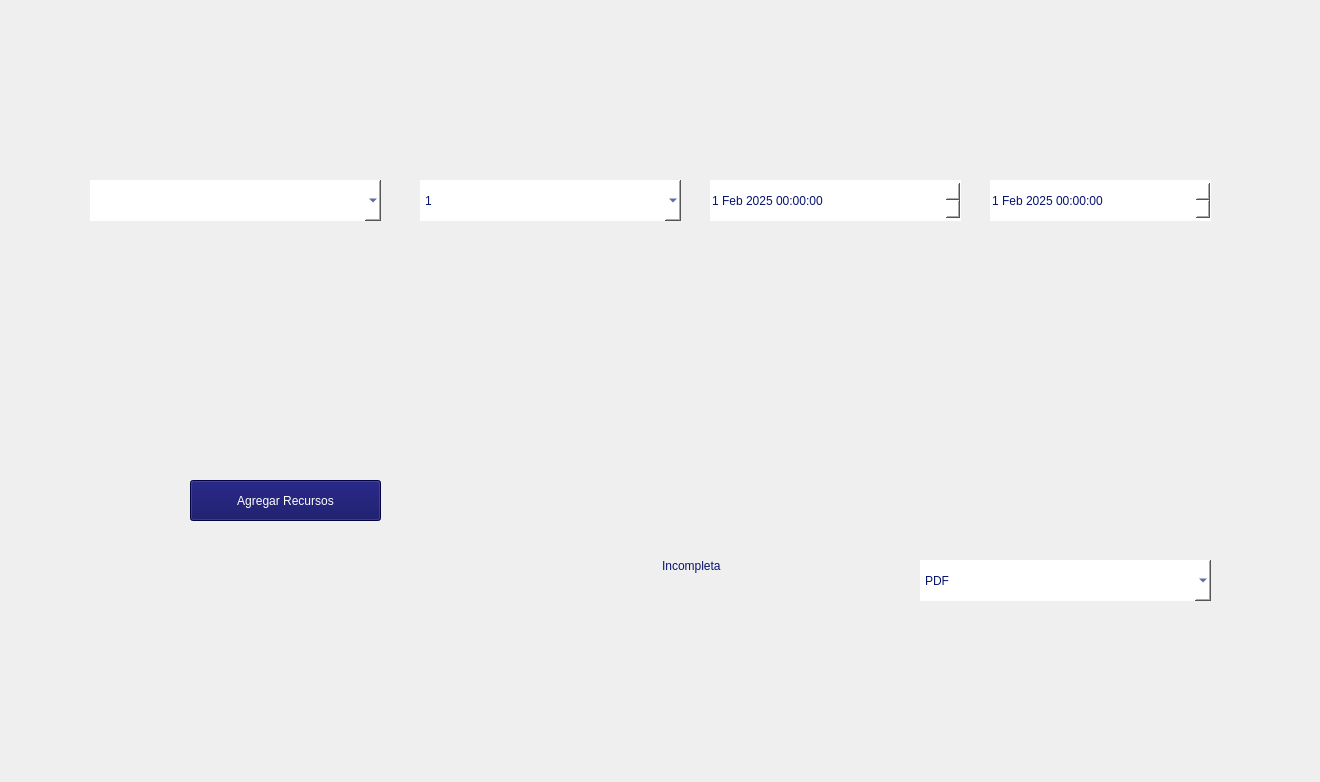
      <widget class="QWidget" name="page_13">
       <widget class="QLabel" name="label_12">
        <property name="geometry">
         <rect>
          <x>-4</x>
          <y>2</y>
          <width>1311</width>
          <height>771</height>
         </rect>
        </property>
        <property name="text">
         <string/>
        </property>
        <property name="pixmap">
         <pixmap resource="imagenes.qrc">:/Fondos/Tareas.png</pixmap>
        </property>
        <property name="scaledContents">
         <bool>true</bool>
        </property>
       </widget>
       <widget class="QLabel" name="tituloTareasMaestro">
        <property name="geometry">
         <rect>
          <x>0</x>
          <y>50</y>
          <width>1311</width>
          <height>71</height>
         </rect>
        </property>
        <property name="styleSheet">
         <string notr="true">color: rgb(8, 19, 110);
font: 87 24pt &quot;Segoe UI Black&quot;;</string>
        </property>
        <property name="text">
         <string/>
        </property>
        <property name="alignment">
         <set>Qt::AlignCenter</set>
        </property>
       </widget>
       <widget class="QComboBox" name="comboClasetarea">
        <property name="geometry">
         <rect>
          <x>90</x>
          <y>180</y>
          <width>291</width>
          <height>41</height>
         </rect>
        </property>
        <property name="styleSheet">
         <string notr="true">background: white;
font: 75 14pt &quot;Segoe UI&quot;;
border: none;
color: rgb(8, 19, 110);</string>
        </property>
       </widget>
       <widget class="QComboBox" name="comboPrioridad">
        <property name="geometry">
         <rect>
          <x>420</x>
          <y>180</y>
          <width>261</width>
          <height>41</height>
         </rect>
        </property>
        <property name="styleSheet">
         <string notr="true">background: white;
font: 75 14pt &quot;Segoe UI&quot;;
border: none;
color: rgb(8, 19, 110);</string>
        </property>
        <item>
         <property name="text">
          <string>1</string>
         </property>
        </item>
        <item>
         <property name="text">
          <string>2</string>
         </property>
        </item>
        <item>
         <property name="text">
          <string>3</string>
         </property>
        </item>
       </widget>
       <widget class="QDateTimeEdit" name="tiempoInicio">
        <property name="geometry">
         <rect>
          <x>710</x>
          <y>180</y>
          <width>251</width>
          <height>41</height>
         </rect>
        </property>
        <property name="styleSheet">
         <string notr="true">background: white;
font: 75 14pt &quot;Segoe UI&quot;;
border: none;
color: rgb(8, 19, 110);</string>
        </property>
        <property name="dateTime">
         <datetime>
          <hour>0</hour>
          <minute>0</minute>
          <second>0</second>
          <year>2025</year>
          <month>2</month>
          <day>1</day>
         </datetime>
        </property>
        <property name="minimumDateTime">
         <datetime>
          <hour>0</hour>
          <minute>0</minute>
          <second>0</second>
          <year>2025</year>
          <month>1</month>
          <day>1</day>
         </datetime>
        </property>
       </widget>
       <widget class="QDateTimeEdit" name="tiempoFinalizacion">
        <property name="geometry">
         <rect>
          <x>990</x>
          <y>180</y>
          <width>221</width>
          <height>41</height>
         </rect>
        </property>
        <property name="styleSheet">
         <string notr="true">background: white;
font: 75 14pt &quot;Segoe UI&quot;;
border: none;
color: rgb(8, 19, 110);</string>
        </property>
        <property name="dateTime">
         <datetime>
          <hour>0</hour>
          <minute>0</minute>
          <second>0</second>
          <year>2025</year>
          <month>2</month>
          <day>1</day>
         </datetime>
        </property>
        <property name="minimumDateTime">
         <datetime>
          <hour>0</hour>
          <minute>0</minute>
          <second>0</second>
          <year>2025</year>
          <month>1</month>
          <day>1</day>
         </datetime>
        </property>
       </widget>
       <widget class="QTextEdit" name="descripciontarea">
        <property name="geometry">
         <rect>
          <x>90</x>
          <y>400</y>
          <width>1131</width>
          <height>61</height>
         </rect>
        </property>
        <property name="styleSheet">
         <string notr="true">background: transparent;
font: 75 14pt &quot;Segoe UI&quot;;
border: none;
color: rgb(8, 19, 110);</string>
        </property>
       </widget>
       <widget class="QLineEdit" name="estadoTarea">
        <property name="geometry">
         <rect>
          <x>660</x>
          <y>530</y>
          <width>201</width>
          <height>71</height>
         </rect>
        </property>
        <property name="styleSheet">
         <string notr="true">background: transparent;
font: 75 14pt &quot;Segoe UI&quot;;
border: none;
color: rgb(8, 19, 110);</string>
        </property>
        <property name="inputMask">
         <string/>
        </property>
        <property name="text">
         <string>Incompleta</string>
        </property>
        <property name="readOnly">
         <bool>true</bool>
        </property>
       </widget>
       <widget class="QComboBox" name="comboBox_2">
        <property name="geometry">
         <rect>
          <x>920</x>
          <y>560</y>
          <width>291</width>
          <height>41</height>
         </rect>
        </property>
        <property name="styleSheet">
         <string notr="true">background: white;
font: 75 14pt &quot;Segoe UI&quot;;
border: none;
color: rgb(8, 19, 110);</string>
        </property>
        <item>
         <property name="text">
          <string>PDF</string>
         </property>
        </item>
        <item>
         <property name="text">
          <string>PDF \ DOCX</string>
         </property>
        </item>
        <item>
         <property name="text">
          <string>DOCX</string>
         </property>
        </item>
        <item>
         <property name="text">
          <string>MP4</string>
         </property>
        </item>
        <item>
         <property name="text">
          <string>ZIP</string>
         </property>
        </item>
       </widget>
       <widget class="QPushButton" name="crearTarea">
        <property name="geometry">
         <rect>
          <x>920</x>
          <y>640</y>
          <width>301</width>
          <height>51</height>
         </rect>
        </property>
        <property name="styleSheet">
         <string notr="true">background: transparent;
border: none;</string>
        </property>
        <property name="text">
         <string/>
        </property>
       </widget>
       <widget class="QPushButton" name="agregarRecursos">
        <property name="geometry">
         <rect>
          <x>190</x>
          <y>480</y>
          <width>191</width>
          <height>41</height>
         </rect>
        </property>
        <property name="styleSheet">
         <string notr="true">background-color: rgb(6, 6, 92);
color: white;
font: 75 12pt &quot;Segoe UI&quot;;</string>
        </property>
        <property name="text">
         <string>Agregar Recursos</string>
        </property>
       </widget>
       <widget class="QLineEdit" name="tituloTarea">
        <property name="geometry">
         <rect>
          <x>90</x>
          <y>290</y>
          <width>1131</width>
          <height>51</height>
         </rect>
        </property>
        <property name="styleSheet">
         <string notr="true">background: transparent;
font: 75 14pt &quot;Segoe UI&quot;;
border: none;
color: rgb(8, 19, 110);</string>
        </property>
       </widget>
       <widget class="QTextEdit" name="textorecursos">
        <property name="geometry">
         <rect>
          <x>90</x>
          <y>530</y>
          <width>511</width>
          <height>71</height>
         </rect>
        </property>
        <property name="styleSheet">
         <string notr="true">background: transparent;
font: 75 14pt &quot;Segoe UI&quot;;
border: none;
color: rgb(8, 19, 110);</string>
        </property>
        <property name="readOnly">
         <bool>true</bool>
        </property>
       </widget>
      </widget>
